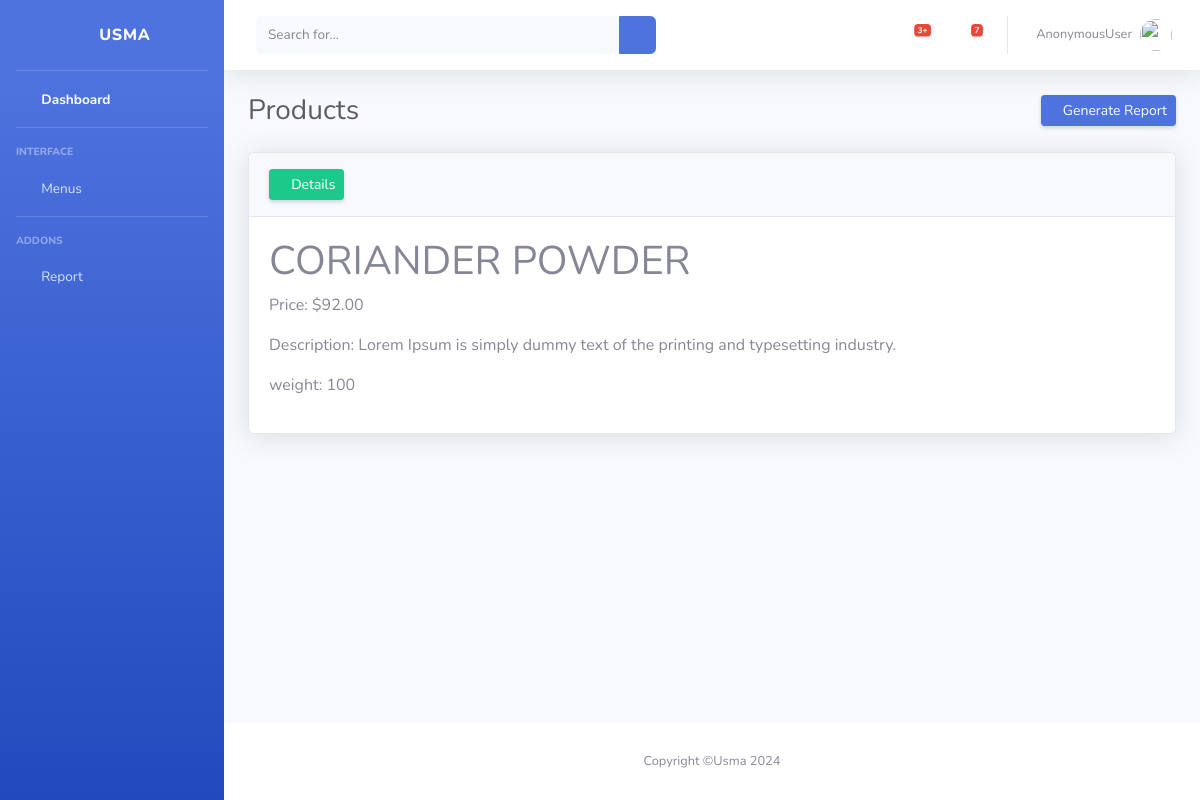
Screenshot of /one_product/PRO00000005 with the database file from the repository.
### users/models.py (models this page shows, shortened)
class Product(models.Model):
    id = models.CharField(max_length=12, primary_key=True, editable=False)
    product_name=models.CharField(max_length=100)
    p_desc=models.TextField(max_length=100,verbose_name="Product Description")
    product_image=models.ImageField(upload_to="products",default="product.png")
    weight=models.IntegerField(default=0)
    price=models.DecimalField(max_digits=8,decimal_places=2)
    customer_price=models.DecimalField(max_digits=8,decimal_places=2,null=True,blank=True)
    retailer_price=models.DecimalField(max_digits=8,decimal_places=2,null=True,blank=True)
    datetime =models.DateTimeField(auto_now=True)

### users/views.py (the view)
# urls.py: path('one_product/<id>', views.one_product),
def one_product(request,id):
    context={}
    one_data =Product.objects.get(id=id)
    context['product']=one_data
    return render(request,'one_products.html',context)

### users/templates/one_products.html (shortened to what this page needs)
{% extends 'base2.html'%}
{% block body %}
    <div id="wrapper">
        {% include "sidebar.html"%}
        <div id="content-wrapper" class="d-flex flex-column">
            <div id="content">
                 {% include 'nav.html'%}
                <div class="container-fluid" id="MainDashboard">
                    <div class="d-sm-flex align-items-center justify-content-between mb-4">
                        <h1 class="h3 mb-0 text-gray-800">Products</h1>
                        <a href="#" class="d-none d-sm-inline-block btn btn-sm btn-primary shadow-sm"><i
                                class="fas fa-download fa-sm text-white-50"></i> Generate Report</a>
                    </div>
                    <div class="card shadow mb-4">
                        <div class="card-header py-3">
                            <a href="#" class="d-none d-sm-inline-block btn btn-sm btn-success shadow-sm"><i
                                class="fas fa-download fa-sm text-white-50"></i> Details</a>
                        </div>
                        <div class="card-body">
                            <h1>{{ product.product_name }}</h1>
                            <p>Price: ${{ product.price }}</p>
                            <p>Description: {{ product.p_desc }}</p>
                            <p>weight: {{ product.weight }}</p>
                        </div>
                    </div>
                </div>
            </div>
             {% include 'footer.html'%}
        </div>
    </div>
{% endblock%}

### rows the page displays
Product: product_name "CORIANDER POWDER", price "92.00", p_desc "Lorem Ipsum is simply dummy text of the printing and typesetting industry.", weight "100"

### other values shown
{{ request.user }} "AnonymousUser"
